Frame 1 (no input): blank canvas, image omitted
Frame 60 (the mouse pressed at the canvas centre just before this capture): blank canvas, image omitted
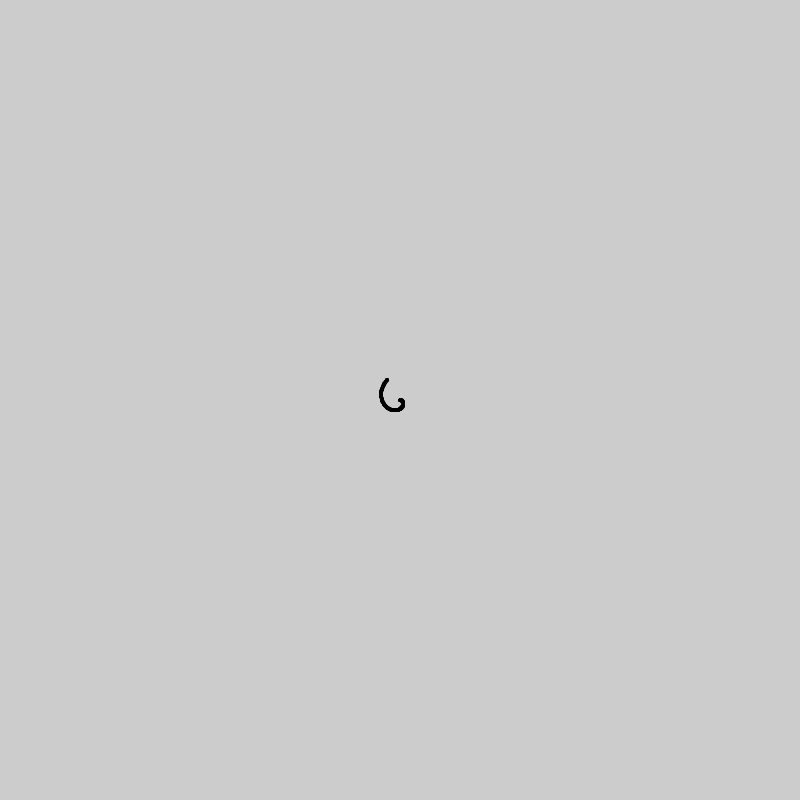
Frame 120 (the mouse held since frame 60 and released just before this capture)

The Processing sketch whose frames 1 and 60 were blank and that drew this single picture after the mouse press (run headless with seeded random() and noise(); from frame 60 on, the mouse is pressed at the canvas centre):

// Processing sketch: basic_Spiral
// ── basic_Spiral.pde
//basic_Spiral.pde
//Draw the spiral
//2022/05/09
//1-4-45 Taiyu Honma
void setup(){
  size(800,800);
}
float theta = 0;
float a = 0.1;
float b =400;
float c= 400;
void draw(){
  fill(0);
  float x = a*theta*cos(radians(theta)) + b;
  float y = a*theta*sin(radians(theta)) + c;
  ellipse(x,y,3,3);
  theta+=2;
  
}
